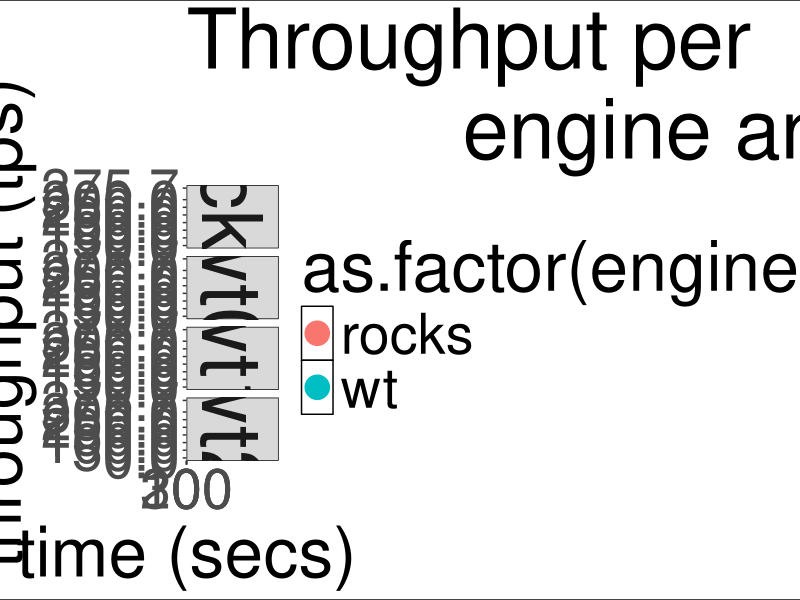
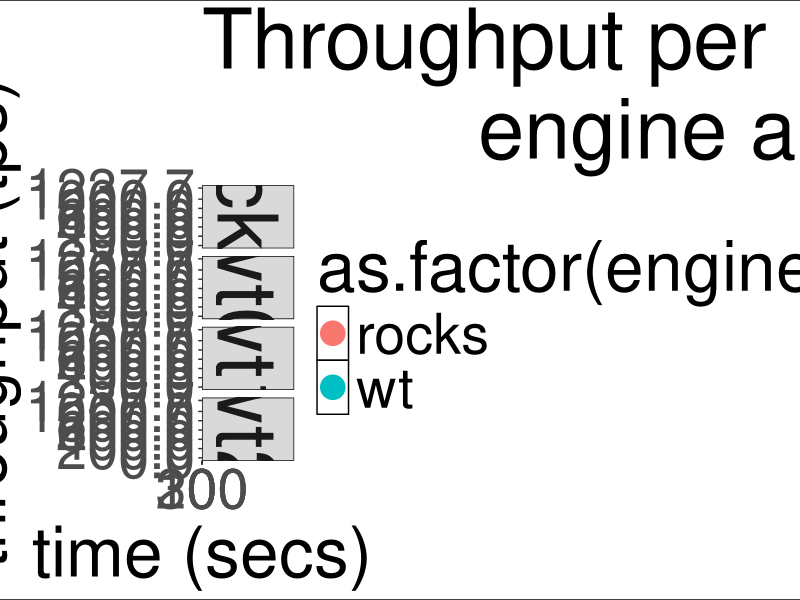
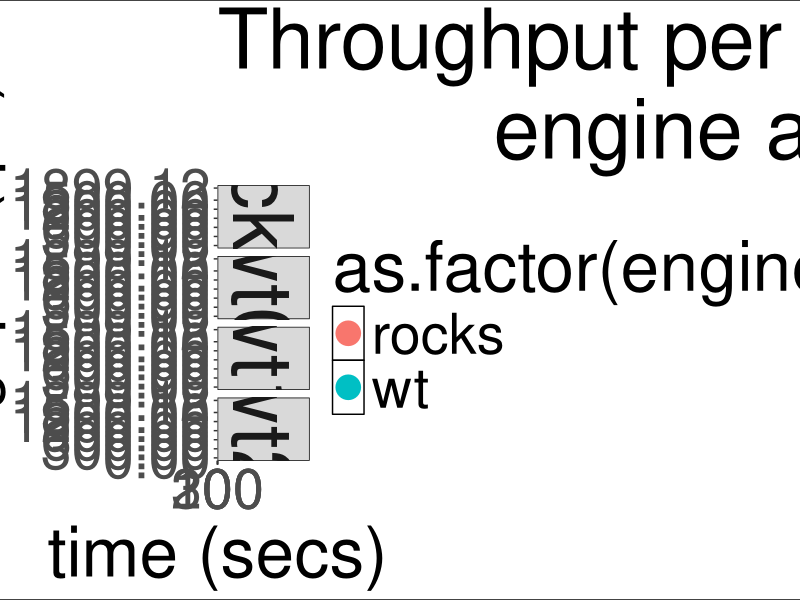
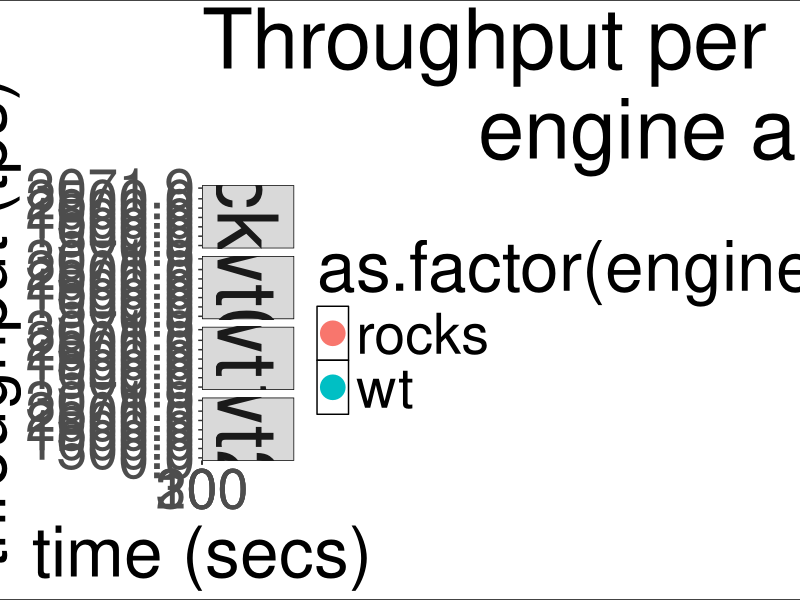
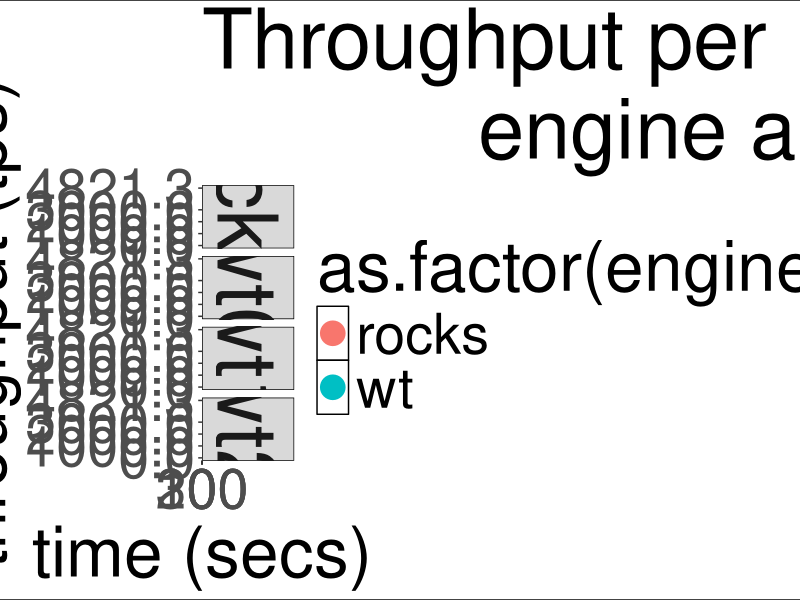
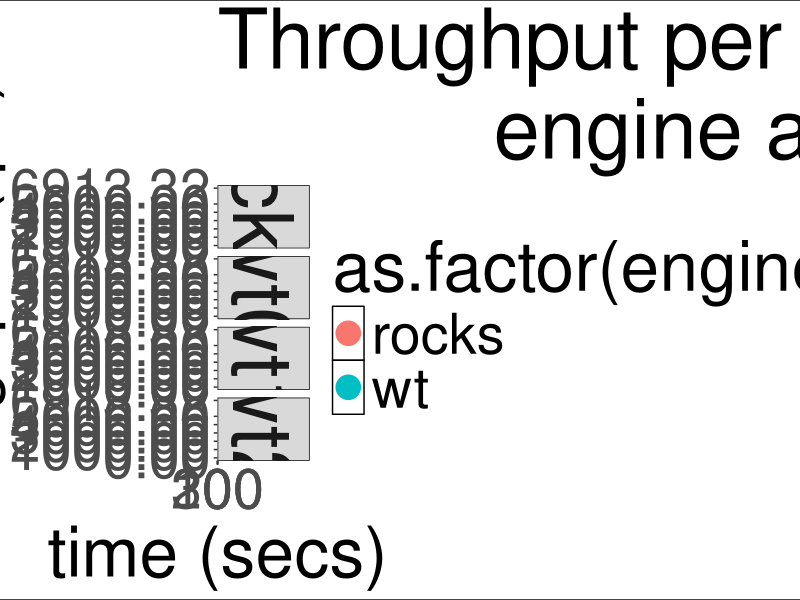
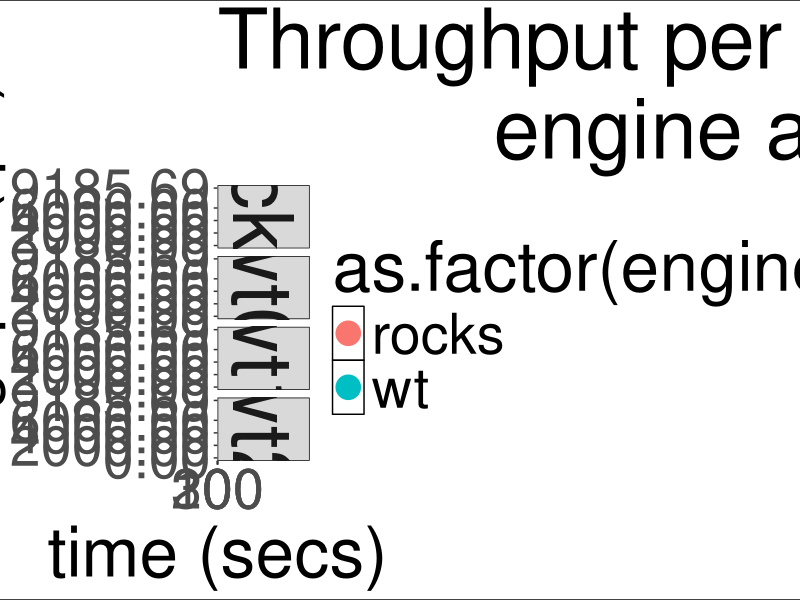
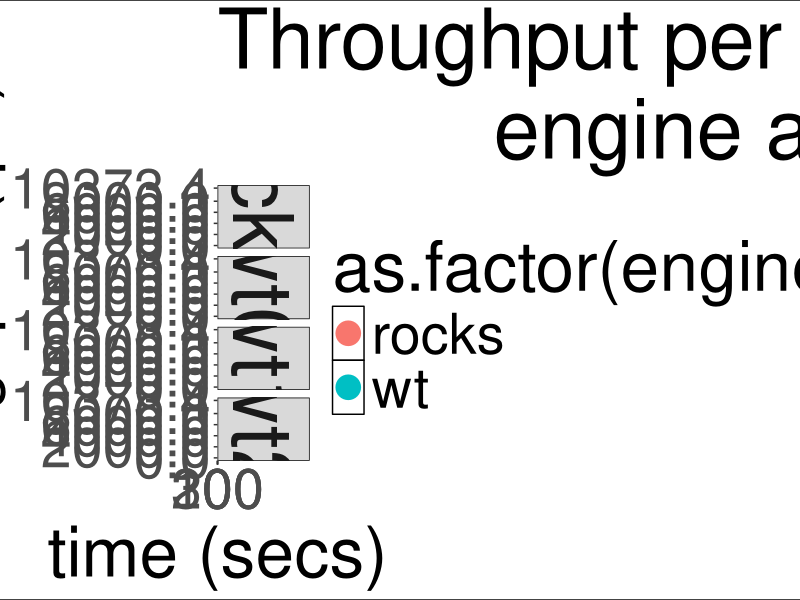

Reproduce these figures in R, in order.
## ---- chunk 1
knitr::opts_chunk$set(echo = TRUE)
library(ggplot2)
library(ggthemes)
library(reshape2)
library(knitr)
library(plyr)

label_custom <- function(variable, value) {
    if (variable=="version") {
       return(sub("upstream","M",sub("psmdb","P",value)))
    } else if (variable=="range_size" | variable=="Group.4") {
		return(paste("rs: ",value/1000,"k"))
    }else {
      return (as.character(value))
    }
}

threadScalability <- read.csv("../thread_scalability.csv", header=T)
memScalability <- read.csv("../memory_scalability.csv", header=T)
dstat <- read.csv("../dstat.csv", header=T)

nothreads <- c(1,3,5,8,13,20,31,46,68,100,145,210,300,430,630,870,1000,1200)
memorySizes <- c(20,30,40,50,60,70,80,90,100,110,120)
#memorySizes <- c(20,30,40,50,60,70,80,90,100,110,120,130,140,150,160,170,180,190,200,210)
filesystems <- c("ext4","xfs")
configurations <- c("rocks0","wt0","wt1","wt2")

## ---- chunk 2
for (dist in c("uniform","pareto")) {
    for (wl in c("oltp","oltp_ro")) {
        for (t in nothreads) {
            data <- subset(threadScalability, distribution == dist & test == wl & user_provided_threads == t)
        p <- ggplot(data, aes(x=ts, y=tps, color=as.factor(engine))) +
            facet_grid(configuration ~ .) +
            geom_jitter(size=8,width=0.2,height=0.2) +
            theme_bw() +
            labs(x="time (secs)",y="throughput (tps)",title=paste("Throughput per
            engine and configuration (", dist, ",", wl, ", ", t, " threads)")) + expand_limits(x=0,y=0) +
            scale_y_continuous(breaks=extended_range_breaks()(rbind(0,data$tps))) +
            theme(panel.grid = element_line(colour="#010101",size=1),
            panel.background = element_rect(colour="#000000"),
            plot.background = element_rect(colour="#000000"),
            strip.background = element_rect(colour="#010101"),
            text=element_text(size=50),
            strip.text=element_text(size=60))
        print(p)
        }
    }
}
